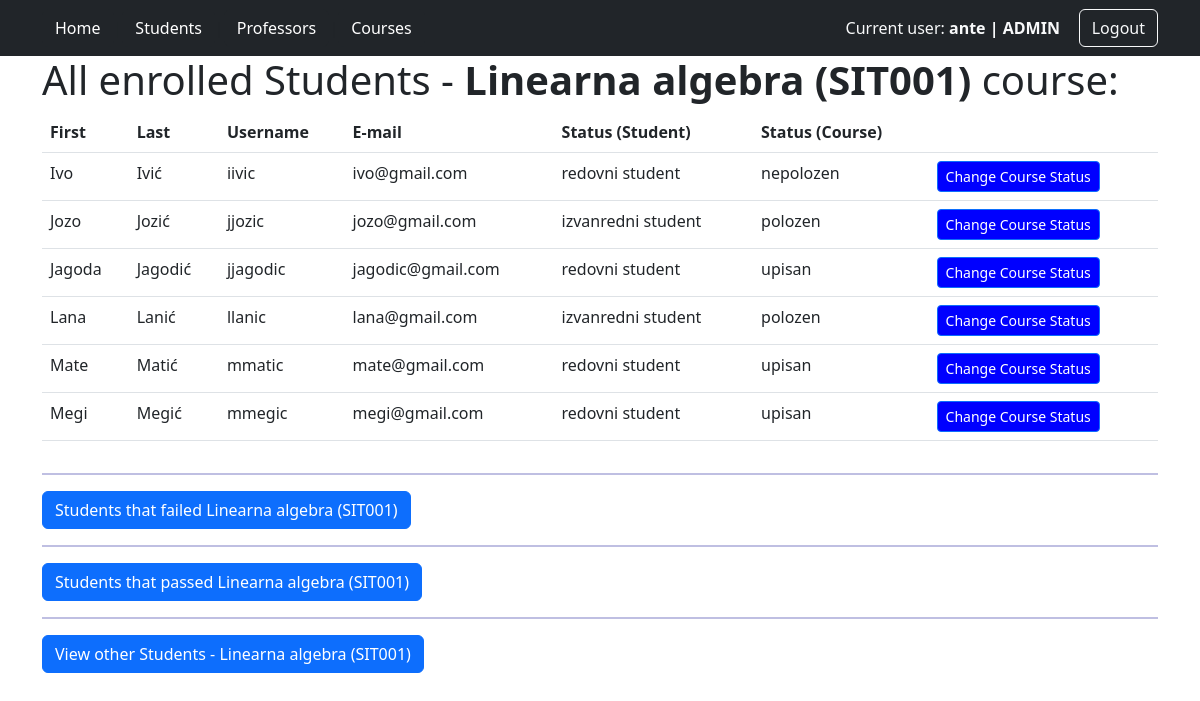
Screenshot of /students_on_course/1/ (signed in) with the database file from the repository.
### app/models.py (models this page shows, shortened)
class User(AbstractUser):
    user_status = (
        ('none', 'none'),
        ('redovni student', 'redovni student'),
        ('izvanredni student', 'izvanredni student')
    )
    role = models.ForeignKey(Role, on_delete=models.SET_NULL, null=True)
    status = models.CharField(max_length=32, choices=user_status)

class Role(models.Model):
    ADMIN = 'ADMIN'
    PROFESSOR = 'PROFESSOR'
    STUDENT = 'STUDENT'
    role_choices = [
        (ADMIN, 'admin'),
        (PROFESSOR, 'professor'),
        (STUDENT, 'student')
    ]
    role = models.CharField(max_length=32, choices=role_choices)

class Course(models.Model):
    name=models.CharField(max_length=255)
    code=models.CharField(max_length=16)
    program=models.CharField(max_length=255)
    ects=models.IntegerField()
    semester_ft=models.IntegerField()
    semester_pt=models.IntegerField()
    elective_choice=(('da','da'),('ne','ne'))
    elective=models.CharField(max_length=2,choices=elective_choice)
    professor = models.ForeignKey(User, on_delete=models.SET_NULL, null=True)

class Enrollment_list(models.Model):
    student=models.ForeignKey(User,on_delete=models.CASCADE)
    course=models.ForeignKey(Course,on_delete=models.CASCADE)
    status_ch=(('upisan','upisan'),('polozen','polozen'),('nepolozen','nepolozen'))
    status=models.CharField(max_length=32,choices=status_ch,default='upisan')

### app/views.py (the view)
# urls.py: path('students_on_course/<int:id>/', views.students_on_course, name="students_on_course"),
@login_required
def students_on_course(request, id):
    course = Course.objects.get(id=id)
    if request.user.role.role == 'ADMIN' or request.user.role.role == 'PROFESSOR' and request.user == course.professor:
        enrollment_record = Enrollment_list.objects.filter(course=course)
        enrollment_record_np=Enrollment_list.objects.filter(course=course, status='nepolozen')
        enrollment_record_p=Enrollment_list.objects.filter(course=course, status='polozen')
        enrollment_record_dp=Enrollment_list.objects.filter(course=course, status='upisan')
        context={'enrollment_record': enrollment_record, 'course': course,'enrollment_record_np':enrollment_record_np,'enrollment_record_p':enrollment_record_p,'enrollment_record_dp':enrollment_record_dp}
        return render(request,'students_on_course.html', context)
    return redirect('all_courses')

### app/templates/students_on_course.html (shortened to what this page needs)
{% extends 'base.html' %}
{% block body %}
<div class="container">
    <div class="row">
        <div class="col-12">
            <h1>All enrolled Students -  <b>{{course.name}} ({{course.code}})</b> course:</h1>
            <div class="table-responsive">
                <table class="table">
                    <thead>
                        <tr>
                            <th scope="col">First</th>
                            <th scope="col">Last</th>
                            <th scope="col">Username</th>
                            <th scope="col">E-mail</th>
                            <th scope="col">Status (Student)</th>
                            <th scope="col">Status (Course)</th>
                            <th scope="col"></th>
                        </tr>
                    </thead>
                    <tbody>
                        {% for record in enrollment_record %}
                        <tr>
                            <td>{{record.student.first_name}}</td>
                            <td>{{record.student.last_name}}</td>
                            <td>{{record.student.username}}</td>
                            <td>{{record.student.email}}</td>
                            <td>{{record.student.status}}</td>
                            <td>{{record.status}}</td>
                            <td>
                                <a href="{% url 'change_course_status' record.id %}" class="btn btn-primary btn-sm" role="button"  style="background-color: blue; color:white ;">Change Course Status</a>
                            </td>
                        </tr>
                        {% endfor %}
                    </tbody>
                </table>
            </div>
            <hr style="color: darkblue; background-color: darkblue; height: 2px; border: none;">
            {% if enrollment_record_np %}
                        <button class="btn btn-primary" type="button" data-bs-toggle="collapse" data-bs-target="#failedStudents" aria-expanded="false" aria-controls="failedStudents">
                            Students that failed {{ course.name }} ({{ course.code }})
                        </button>
                {% else %}
                        <h2>None of the students <u><b>failed</b></u> <b>{{ course.name }} ({{ course.code }})</b> course.</h2>
                {% endif %}
                    <hr style="color: darkblue; background-color: darkblue; height: 2px; border: none;">
                {% if enrollment_record_p %}
                    <button class="btn btn-primary" type="button" data-bs-toggle="collapse" data-bs-target="#passedStudents" aria-expanded="false" aria-controls="passedStudents">
                        Students that passed {{ course.name }} ({{ course.code }})
                    </button>
                {% else %}
                    <h2>None of the students <u><b>passed</b></u> <b>{{ course.name }} ({{ course.code }})</b> course.</h2>
                {% endif %}
                <hr style="color: darkblue; background-color: darkblue; height: 2px; border: none;">
                {% if enrollment_record_dp %}
                    <button class="btn btn-primary" type="button" data-bs-toggle="collapse" data-bs-target="#notPassedStudents" aria-expanded="false" aria-controls="notPassedStudents">
                        View other Students - {{ course.name }} ({{ course.code }})
                    </button>
                {% else %}
                    <h2>None of the students <u><b>haven't failed but not yet passed</b></u> <b>{{ course.name }} ({{ course.code }})</b> course.</h2>
                {% endif %}
        </div>
    </div>
</div>
{% endblock %}

### app/templates/base.html (shortened to what this page needs)
<!DOCTYPE html>
<html lang="en">
<head>
    <link href="https://cdn.jsdelivr.net/npm/bootstrap@5.2.0-beta1/dist/css/bootstrap.min.css" rel="stylesheet">
</head>
<body>
    <nav class="navbar navbar-expand-lg navbar-dark bg-dark">
        <div class="container">
            <div class="collapse navbar-collapse" id="navbarText">
                <ul class="navbar-nav me-auto mb-2 mb-lg-0">
                    <a href="{% url 'index' %}" class="btn btn-dark" role="button">Home</a>
                    <li class="nav-item">
                        <span class="navbar-separator">|</span>
                    </li>
                    {% if request.user.is_superuser %}
                    <li class="nav-item">
                        <a href="{% url 'all_students' %}" class="btn btn-dark" role="button">Students</a>
                    </li>
                    <li class="nav-item">
                        <span class="navbar-separator">|</span>
                    </li>
                    <li class="nav-item">
                        <a href="{% url 'all_professors' %}" class="btn btn-dark" role="button">Professors</a>
                    </li>
                    {% endif %}
                    {% if request.user.is_superuser or request.user.role.role == 'PROFESSOR' %}
                    <li class="nav-item">
                        <span class="navbar-separator">|</span>
                    </li>
                    <li class="nav-item">
                        <a href="{% url 'all_courses' %}" class="btn btn-dark" role="button">Courses</a>
                    </li>
                    {% endif %}
                </ul>
                <ul class="navbar-nav ms-auto">
                    <li class="nav-item" style="margin-left: auto; padding-left: 10px;">
                            {% if request.user.is_authenticated %}
                                {% if request.user.role.role == 'ADMIN' %}
                                    <span class="navbar-text text-light">
                                        Current user: <b>{{user.username}} | {{ request.user.role.role }}</b>
                                    </span>
                                {% else %}
                                    <span class="navbar-text text-light">
                                        Current user: <b>{{user.username}} | {{user.first_name}} {{user.last_name}} | {{ request.user.role.role }}</b>
                                    </span>
                                {% endif %}
                            {% endif %}
                    </li>
                    <li class="nav-item" style="margin-left: auto; padding-left: 10px;">
                        <b>|</b>
                    </li>
                    <li class="nav-item" style="display: flex; align-items: center;">
                        {% if request.user.is_authenticated %}
                            <a href="{% url 'logout' %}" class="btn btn-dark btn-outline-light" role="button">Logout</a>
                        {% else %}
                            <a href="{% url 'login' %}" class="btn btn-dark btn-outline-light" role="button">Login</a>
                        {% endif %}
                    </li>
                </ul>
            </div>
        </div>
    </nav>
    {% block body %}
    {% endblock %}
</body>
</html>

### app/templates/base.html (style rules this page uses)
.navbar-nav li { display: flex; align-items: center; }

### rows the page displays
User: username "ante", user.role.role "ADMIN"
Course: name "Linearna algebra", code "SIT001"
Enrollment_list: student.first_name "Ivo", student.last_name "Ivić", student.username "iivic", student.email "ivo@gmail.com", student.status "redovni student", status "nepolozen"
Enrollment_list: student.first_name "Jozo", student.last_name "Jozić", student.username "jjozic", student.email "jozo@gmail.com", student.status "izvanredni student", status "polozen"
Enrollment_list: student.first_name "Jagoda", student.last_name "Jagodić", student.username "jjagodic", student.email "jagodic@gmail.com", student.status "redovni student", status "upisan"
Enrollment_list: student.first_name "Lana", student.last_name "Lanić", student.username "llanic", student.email "lana@gmail.com", student.status "izvanredni student", status "polozen"
Enrollment_list: student.first_name "Mate", student.last_name "Matić", student.username "mmatic", student.email "mate@gmail.com", student.status "redovni student", status "upisan"
Enrollment_list: student.first_name "Megi", student.last_name "Megić", student.username "mmegic", student.email "megi@gmail.com", student.status "redovni student", status "upisan"
